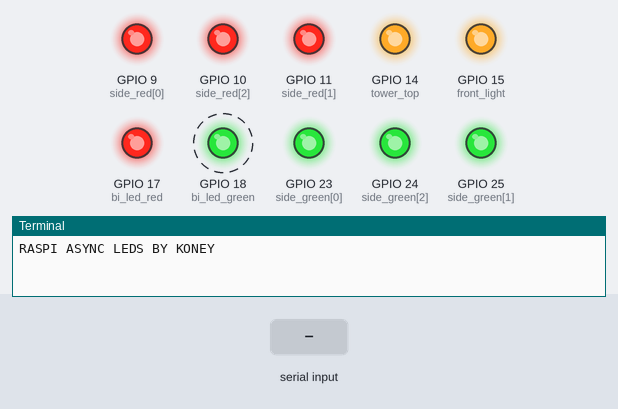
The program below on a simulated Raspberry Pi (BCM pin numbers). Shown: output pins drawn as LEDs (lit = HIGH), the last lines printed to the terminal. Dashed ring = blinking. The inputs (shaded band) are chosen by the test bench. Random numbers come from a fixed seed; threads take turns every 2 ms.

Above: at 0.1 s.
At 1.2 s:
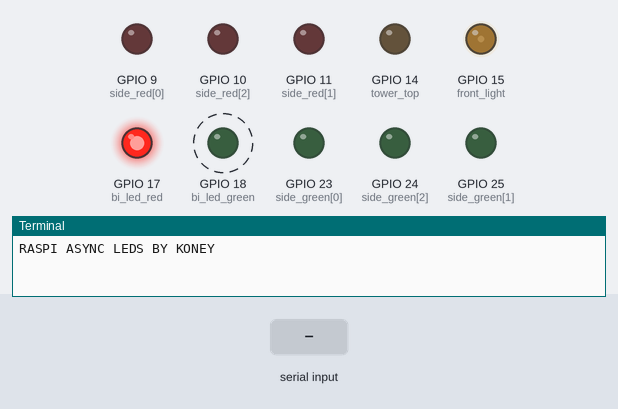
1.3 s: "1" typed at the terminal
At 8.9 s:
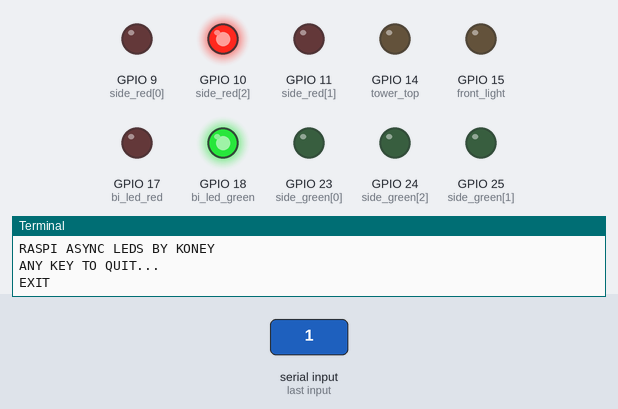
Timing chart, 0 to 10.8 s (numbered marks = the images above; inputs shaded):
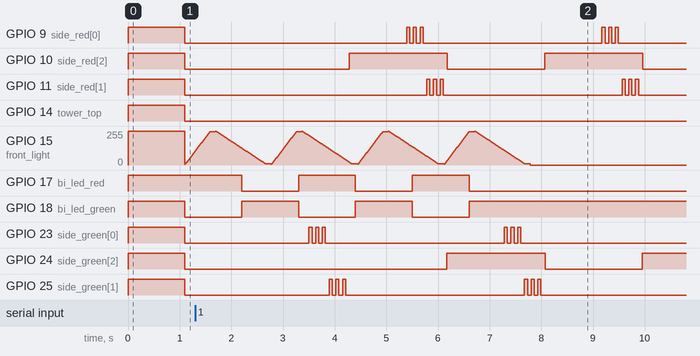

Measured:
- by itself, GPIO 10 (side_red[2]): alternates HIGH for 1.9 s and LOW for 1.9 s
- by itself, GPIO 17 (bi_led_red): alternates HIGH for 1.1 s and LOW for 1.1 s, 5 changes in all, then stays LOW
- by itself, GPIO 18 (bi_led_green): alternates HIGH for 1.1 s and LOW for 1.1 s, 5 changes in all, then stays HIGH

The program:

led_async.py
```python
#from EmulatorGUI import GPIO
import RPi.GPIO as GPIO
import time
import threading
from random import randint

print ("RASPI ASYNC LEDS BY KONEY")
keep_executing=True
sleep_micro=0.01
sleep_minimum=0.02
sleep_shorter=0.06
sleep_short=0.07
sleep_medium=0.10
sleep_long=1.1
sleep_longer=2.4
sleep_maximum=4

#IO_ports=[14,15,18,23,24,25,8,7,11,9,10,22,27,17,4,3,2]
# MAPPING PHISICAL PORTS TO LEDS
tower_top=14
front_light=15
side_red=[9,11,10]
side_green=[23,25,24]
bi_led_red=17
bi_led_green=18

#### SETUP #################
GPIO.setmode(GPIO.BCM)
GPIO.setwarnings(False)
GPIO.setup(tower_top,GPIO.OUT)
GPIO.output(tower_top,True)
GPIO.setup(bi_led_red,GPIO.OUT)
GPIO.output(bi_led_red,True)
GPIO.setup(bi_led_green,GPIO.OUT)
GPIO.output(bi_led_green,True)
GPIO.setup(front_light,GPIO.OUT)
GPIO.output(front_light,True)
for i in range(len(side_red)):
  GPIO.setup(side_red[i],GPIO.OUT)
  GPIO.output(side_red[i],True)
for i in range(len(side_green)):
  GPIO.setup(side_green[i],GPIO.OUT)
  GPIO.output(side_green[i],True)
time.sleep(sleep_long)
GPIO.output(tower_top,False)
GPIO.output(bi_led_red,False)
GPIO.output(bi_led_green,False)
GPIO.output(front_light,False)
for i in range(len(side_red)):
  GPIO.output(side_red[i],False)
for i in range(len(side_green)):
  GPIO.output(side_green[i],False)
#### END SETUP ###############

def prob_rnd(range_low,range_hi,probs_factor):
  internal_range=randint(probs_factor, range_hi);
  final_number=randint(range_low, internal_range);
  #print(final_number)
  return final_number

def tower():
 while keep_executing==True:
  loop_factor=prob_rnd(3, 11, 8)
  loop_mode=prob_rnd(1, 3, 1) #1 random #2 dec #3 inc
  sleep_factor=prob_rnd(0, 8, 5) #0,8,5
  #loop_mode=3
  if loop_mode == 1:
   #print("loop mode=rnd")
   for i in range(loop_factor):
    rand=randint(i, loop_factor)
    GPIO.output(tower_top,True)
    time.sleep(sleep_micro*rand)
    rand=randint(i, loop_factor)
    GPIO.output(tower_top,False)
    time.sleep(sleep_micro*rand)
  if loop_mode == 2:
   #print("loop mode=dec")
   for i in range(loop_factor*2):
     GPIO.output(tower_top,True)
     time.sleep(sleep_micro*i)
     GPIO.output(tower_top,False)
     time.sleep(sleep_micro*i)
     #print(sleep_micro*i)
  if loop_mode == 3:
   #print("loop mode=inc")
   for i in range(loop_factor*3):
     GPIO.output(tower_top,True)
     time.sleep(sleep_micro)
     GPIO.output(tower_top,False)
     time.sleep(sleep_micro*(loop_factor*3-i))
     #print(sleep_micro*(loop_factor*3-i))
  #sleep_factor=randint(0, 8)
  time.sleep(sleep_long*sleep_factor)
  pass
 return


def sides_multiple():
 flicker_ratio=3
 while keep_executing==True:
  actual_side=side_green
  for i in range(len(actual_side)-1):
   for k in range(flicker_ratio):
    GPIO.output(actual_side[i],True)
    time.sleep(sleep_shorter)
    GPIO.output(actual_side[i],False)
    time.sleep(sleep_short)
  GPIO.output(side_red[len(side_red)-1],True)
  time.sleep(sleep_micro)
  GPIO.output(side_green[len(side_green)-1],False)
  time.sleep(sleep_long)

  actual_side=side_red
  for i in range(len(actual_side)-1):
   for k in range(flicker_ratio):
    GPIO.output(actual_side[i],True)
    time.sleep(sleep_shorter)
    GPIO.output(actual_side[i],False)
    time.sleep(sleep_short)
  GPIO.output(side_green[len(side_green)-1],True)
  time.sleep(sleep_micro)
  GPIO.output(side_red[len(side_red)-1],False)
  time.sleep(sleep_long)
  pass
 return


def bicolor():
 while keep_executing==True:
  GPIO.output(bi_led_green,False)
  GPIO.output(bi_led_red,True)
  time.sleep(sleep_long)
  GPIO.output(bi_led_red,False)
  GPIO.output(bi_led_green,True)
  time.sleep(sleep_long)
  pass
 return

def frontal_semi_broken():
 sleep_factor=4
 while keep_executing==True:
  GPIO.output(front_light,True)
  for i in range(sleep_factor):
   time.sleep(sleep_long)
   ## LIGHT SOMETIMES FLICKERS AS ITS SEMI BROKEN ##
   glitch_factor=prob_rnd(0, 5, 2)
   for k in range(glitch_factor):
    GPIO.output(front_light,False)
    #for y in range(1,randint(2, 3)):
    y=randint(1, 2)
    time.sleep(y*sleep_micro)
    GPIO.output(front_light,True)
    #for y in range(1,randint(2, 3)):
    time.sleep(y*sleep_micro)

  GPIO.output(front_light,False)
  time.sleep(sleep_long*sleep_factor)
  pass
 return

def frontal_pwm():
 sleep_factor=4
 pwm = GPIO.PWM(front_light, 40)
 while keep_executing==True:
  pwm.start(50)
  pwm.ChangeDutyCycle(randint(1, 70))
  pwm.ChangeFrequency(randint(1, 70))
  time.sleep(randint(1,sleep_factor))
  pwm.stop()
  time.sleep(randint(1,sleep_factor))
  pass
 return

def frontal_pwm_dim():
 sleep_factor=4
 dim_max=100
 dim_min=2
 pwm = GPIO.PWM(front_light, 100)
 pwm.start(dim_min)
 while keep_executing==True:
  #pwm.ChangeFrequency(100)
  for i in range(dim_min,dim_max,2):
   pwm.ChangeDutyCycle(i)
   time.sleep(sleep_micro)
  #pwm.ChangeFrequency(randint(5, 30))
  time.sleep(sleep_medium)
  for i in range(dim_max,dim_min,-1):
   pwm.ChangeDutyCycle(i)
   time.sleep(sleep_micro)
  time.sleep(sleep_medium)
  pass
 pwm.stop()
 return

## ASYNC EXECUTE ##
t_sides = threading.Thread(target=sides_multiple)
t_tower = threading.Thread(target=tower)
t_bicolor = threading.Thread(target=bicolor)
t_front = threading.Thread(target=frontal_pwm_dim)
t_front.start()
t_bicolor.start()
time.sleep(sleep_longer)
t_sides.start()
time.sleep(sleep_maximum)
t_tower.start()

import tty
import sys
import termios

print("ANY KEY TO QUIT...")
orig_settings = termios.tcgetattr(sys.stdin)

tty.setraw(sys.stdin)
x = 0
while x != chr(27): # ESC
 x=sys.stdin.read(1)[0]
 termios.tcsetattr(sys.stdin, termios.TCSADRAIN, orig_settings)
 keep_executing=False
 print("EXIT")

 sys.exit()
 GPIO.cleanup()
```
